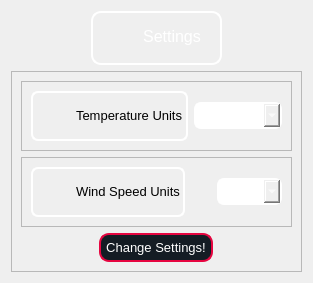
            <widget class="QWidget" name="Settings_Page">
             <layout class="QVBoxLayout" name="verticalLayout_6">
              <item alignment="Qt::AlignHCenter|Qt::AlignVCenter">
               <widget class="QFrame" name="frame_23">
                <property name="styleSheet">
                 <string notr="true">QFrame{
    border-radius: 10px;
    border: 2px solid  white;
    padding: 5px;
color:white;}
QLabel{
border:0px;
}</string>
                </property>
                <property name="frameShape">
                 <enum>QFrame::StyledPanel</enum>
                </property>
                <property name="frameShadow">
                 <enum>QFrame::Raised</enum>
                </property>
                <layout class="QHBoxLayout" name="horizontalLayout_13">
                 <property name="spacing">
                  <number>0</number>
                 </property>
                 <property name="leftMargin">
                  <number>0</number>
                 </property>
                 <property name="topMargin">
                  <number>0</number>
                 </property>
                 <property name="bottomMargin">
                  <number>0</number>
                 </property>
                 <item>
                  <widget class="QLabel" name="label_16">
                   <property name="minimumSize">
                    <size>
                     <width>40</width>
                     <height>40</height>
                    </size>
                   </property>
                   <property name="maximumSize">
                    <size>
                     <width>40</width>
                     <height>40</height>
                    </size>
                   </property>
                   <property name="text">
                    <string/>
                   </property>
                   <property name="pixmap">
                    <pixmap resource="../Qss/icons/_icons.qrc">:/icons/Icons/feather/settings.png</pixmap>
                   </property>
                   <property name="scaledContents">
                    <bool>true</bool>
                   </property>
                  </widget>
                 </item>
                 <item alignment="Qt::AlignHCenter">
                  <widget class="QLabel" name="label_11">
                   <property name="font">
                    <font>
                     <pointsize>12</pointsize>
                    </font>
                   </property>
                   <property name="layoutDirection">
                    <enum>Qt::LeftToRight</enum>
                   </property>
                   <property name="text">
                    <string>Settings</string>
                   </property>
                   <property name="alignment">
                    <set>Qt::AlignHCenter|Qt::AlignTop</set>
                   </property>
                  </widget>
                 </item>
                </layout>
               </widget>
              </item>
              <item alignment="Qt::AlignHCenter">
               <widget class="QFrame" name="frame_22">
                <property name="sizePolicy">
                 <sizepolicy hsizetype="Preferred" vsizetype="Expanding">
                  <horstretch>0</horstretch>
                  <verstretch>0</verstretch>
                 </sizepolicy>
                </property>
                <property name="styleSheet">
                 <string notr="true">#frame_30,#frame_31,#frame_32,#temp_units_settings,#wind_speed_settings,#Rain_settings,QPushButton{
border:2px solid white;
padding:3px;
border-radius:7px;
color:white;}
#label_28,#label_27,#label_26{
margin:5px;}
QPushButton{
	background-color:#141C24;
	border : 2px solid #E60540;
	padding:5px;
	border-radius:10px;
color:white;
}
QPushButton:hover {
    background-color: rgba(230, 5, 64, 0.3);;
}

</string>
                </property>
                <property name="frameShape">
                 <enum>QFrame::StyledPanel</enum>
                </property>
                <property name="frameShadow">
                 <enum>QFrame::Raised</enum>
                </property>
                <layout class="QVBoxLayout" name="verticalLayout_26">
                 <item alignment="Qt::AlignBottom">
                  <widget class="QFrame" name="frame_29">
                   <property name="frameShape">
                    <enum>QFrame::StyledPanel</enum>
                   </property>
                   <property name="frameShadow">
                    <enum>QFrame::Raised</enum>
                   </property>
                   <layout class="QHBoxLayout" name="horizontalLayout_30">
                    <item alignment="Qt::AlignVCenter">
                     <widget class="QFrame" name="frame_30">
                      <property name="frameShape">
                       <enum>QFrame::StyledPanel</enum>
                      </property>
                      <property name="frameShadow">
                       <enum>QFrame::Raised</enum>
                      </property>
                      <layout class="QHBoxLayout" name="horizontalLayout_33">
                       <property name="spacing">
                        <number>0</number>
                       </property>
                       <property name="leftMargin">
                        <number>0</number>
                       </property>
                       <property name="topMargin">
                        <number>0</number>
                       </property>
                       <property name="rightMargin">
                        <number>0</number>
                       </property>
                       <property name="bottomMargin">
                        <number>0</number>
                       </property>
                       <item>
                        <widget class="QLabel" name="label_26">
                         <property name="minimumSize">
                          <size>
                           <width>40</width>
                           <height>40</height>
                          </size>
                         </property>
                         <property name="maximumSize">
                          <size>
                           <width>40</width>
                           <height>40</height>
                          </size>
                         </property>
                         <property name="text">
                          <string/>
                         </property>
                         <property name="pixmap">
                          <pixmap resource="../Qss/icons/_icons.qrc">:/icons/Icons/feather/thermometer.png</pixmap>
                         </property>
                         <property name="scaledContents">
                          <bool>true</bool>
                         </property>
                        </widget>
                       </item>
                       <item alignment="Qt::AlignVCenter">
                        <widget class="QLabel" name="label_7">
                         <property name="font">
                          <font>
                           <pointsize>10</pointsize>
                          </font>
                         </property>
                         <property name="text">
                          <string>Temperature Units</string>
                         </property>
                        </widget>
                       </item>
                      </layout>
                     </widget>
                    </item>
                    <item alignment="Qt::AlignRight">
                     <widget class="QComboBox" name="temp_units_settings">
                      <property name="font">
                       <font>
                        <pointsize>10</pointsize>
                       </font>
                      </property>
                      <item>
                       <property name="text">
                        <string>Celsius</string>
                       </property>
                      </item>
                      <item>
                       <property name="text">
                        <string>Fahrenheit</string>
                       </property>
                      </item>
                     </widget>
                    </item>
                   </layout>
                  </widget>
                 </item>
                 <item alignment="Qt::AlignTop">
                  <widget class="QFrame" name="frame_27">
                   <property name="frameShape">
                    <enum>QFrame::StyledPanel</enum>
                   </property>
                   <property name="frameShadow">
                    <enum>QFrame::Raised</enum>
                   </property>
                   <layout class="QHBoxLayout" name="horizontalLayout_31">
                    <item alignment="Qt::AlignVCenter">
                     <widget class="QFrame" name="frame_31">
                      <property name="font">
                       <font>
                        <pointsize>10</pointsize>
                       </font>
                      </property>
                      <property name="frameShape">
                       <enum>QFrame::StyledPanel</enum>
                      </property>
                      <property name="frameShadow">
                       <enum>QFrame::Raised</enum>
                      </property>
                      <layout class="QHBoxLayout" name="horizontalLayout_35">
                       <property name="spacing">
                        <number>0</number>
                       </property>
                       <property name="leftMargin">
                        <number>0</number>
                       </property>
                       <property name="topMargin">
                        <number>0</number>
                       </property>
                       <property name="rightMargin">
                        <number>0</number>
                       </property>
                       <property name="bottomMargin">
                        <number>0</number>
                       </property>
                       <item>
                        <widget class="QLabel" name="label_27">
                         <property name="minimumSize">
                          <size>
                           <width>40</width>
                           <height>40</height>
                          </size>
                         </property>
                         <property name="maximumSize">
                          <size>
                           <width>40</width>
                           <height>40</height>
                          </size>
                         </property>
                         <property name="text">
                          <string/>
                         </property>
                         <property name="pixmap">
                          <pixmap resource="../Qss/icons/_icons.qrc">:/icons/Icons/feather/wind.png</pixmap>
                         </property>
                         <property name="scaledContents">
                          <bool>true</bool>
                         </property>
                        </widget>
                       </item>
                       <item alignment="Qt::AlignVCenter">
                        <widget class="QLabel" name="label_22">
                         <property name="font">
                          <font>
                           <pointsize>10</pointsize>
                          </font>
                         </property>
                         <property name="text">
                          <string>Wind Speed Units</string>
                         </property>
                        </widget>
                       </item>
                      </layout>
                     </widget>
                    </item>
                    <item alignment="Qt::AlignRight">
                     <widget class="QComboBox" name="wind_speed_settings">
                      <property name="minimumSize">
                       <size>
                        <width>65</width>
                        <height>0</height>
                       </size>
                      </property>
                      <property name="maximumSize">
                       <size>
                        <width>65</width>
                        <height>16777215</height>
                       </size>
                      </property>
                      <property name="font">
                       <font>
                        <pointsize>10</pointsize>
                       </font>
                      </property>
                      <item>
                       <property name="text">
                        <string>Kmph</string>
                       </property>
                      </item>
                      <item>
                       <property name="text">
                        <string>mph</string>
                       </property>
                      </item>
                     </widget>
                    </item>
                   </layout>
                  </widget>
                 </item>
                 <item alignment="Qt::AlignHCenter">
                  <widget class="QPushButton" name="change_settings_btn">
                   <property name="font">
                    <font>
                     <pointsize>10</pointsize>
                    </font>
                   </property>
                   <property name="cursor">
                    <cursorShape>PointingHandCursor</cursorShape>
                   </property>
                   <property name="text">
                    <string>Change Settings!</string>
                   </property>
                   <property name="icon">
                    <iconset resource="../Qss/icons/_icons.qrc">
                     <normaloff>:/icons/Icons/feather/settings.png</normaloff>:/icons/Icons/feather/settings.png</iconset>
                   </property>
                  </widget>
                 </item>
                </layout>
               </widget>
              </item>
             </layout>
            </widget>
